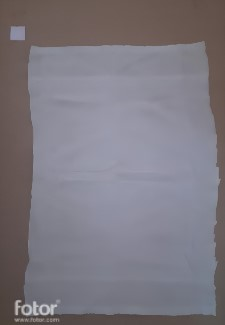
#> input picture start2.jpeg, 225 x 325 px
$ python space_object.py
#> lines starting #> are read from the running program, lines starting #| are printed output that depends on the picture; after the words box and inside, x2 and y2 are one past the last pixel; in counts of white or black regions, pixels touching at a corner belong together; long printed decimals are rounded
"""
Filename: init.py
Usage: This script will measure different objects in the frame using a reference object of known dimension.
The object with known dimension must be the leftmost object.
"""
from scipy.spatial.distance import euclidean
from imutils import perspective
from imutils import contours
import numpy as np
import imutils
import cv2

# Function to show array of images (intermediate results)
def show_images(images):
	for i, img in enumerate(images):
		cv2.imshow("image_" + str(i), img)
	cv2.waitKey(0)
	cv2.destroyAllWindows()

img_path = "start2.jpeg"

# Read image and preprocess
image = cv2.imread(img_path)
#> image is the input picture: shape (325, 225, 3); mean B, G, R 128.8, 120.6, 125

gray = cv2.cvtColor(image, cv2.COLOR_BGR2GRAY)
blur = cv2.GaussianBlur(gray, (9, 9), 0)

edged = cv2.Canny(blur, 50, 100)
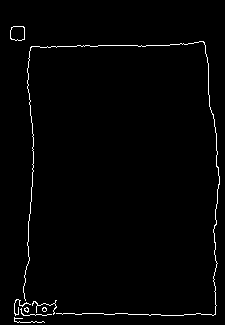
#> edged: shape (325, 225); 1.6% white in thin lines or dots, all inside (x1, y1, x2, y2) = (10, 26, 220, 323)
edged = cv2.dilate(edged, None, iterations=1)
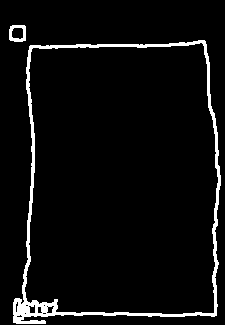
#> edged: shape (325, 225); 5.1% white; 2 white regions, box (x1, y1, x2, y2) and area: (13, 40, 221, 324) 3553, (9, 25, 26, 42) 167
edged = cv2.erode(edged, None, iterations=1)
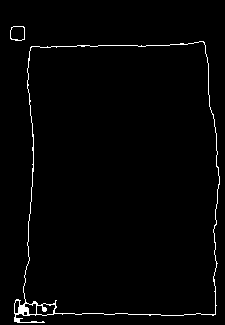
#> edged: shape (325, 225); 1.8% white in thin lines or dots, all inside (x1, y1, x2, y2) = (10, 26, 220, 323)

#show_images([blur, edged])

# Find contours
cnts = cv2.findContours(edged.copy(), cv2.RETR_EXTERNAL, cv2.CHAIN_APPROX_SIMPLE)
#> cnts = 2 contours; box (x1, y1, x2, y2) and area: (14, 41, 220, 323) 49807, (10, 26, 25, 41) 183
cnts = imutils.grab_contours(cnts)

# Sort contours from left to right as leftmost contour is reference object
(cnts, _) = contours.sort_contours(cnts)

# Remove contours which are not large enough
cnts = [x for x in cnts if cv2.contourArea(x) > 100]

cv2.drawContours(image, cnts, -1, (0,255,0), 3)
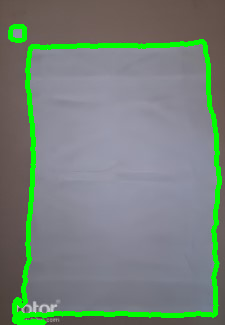
#> image: shape (325, 225, 3); 6.96% of pixels changed, all inside (x1, y1, x2, y2) = (8, 24, 222, 325)
# [9 lines of commented-out code are left out]
if len(cnts)>0:
    ref_object = cnts[0]
#> ref_object = contour of 14 points, box (x1, y1, x2, y2) (10, 26, 25, 41), area 183
    box = cv2.minAreaRect(ref_object)
#> box = ((17, 33), (14, 14), -90)
    box = cv2.boxPoints(box)
#> box = [[24, 40], [10, 40], [10, 26], [24, 26]]
    box = np.array(box, dtype="int")
    box = perspective.order_points(box)
#> box = [[10, 26], [24, 26], [24, 40], [10, 40]]
    (tl, tr, br, bl) = box
#> tl = [10, 26]; tr = [24, 26]; br = [24, 40]; bl = [10, 40]
    dist_in_pixel = euclidean(tl, tr)
#> dist_in_pixel = 14
    dist_in_cm = 2
    pixel_per_cm = dist_in_pixel/dist_in_cm
#> pixel_per_cm = 7

# Draw remaining contours
    for cnt in cnts:
        rect = cv2.minAreaRect(cnt)
        (x, y), (w, h), angle = rect
        object_width = w / pixel_per_cm
        object_height = h / pixel_per_cm
        box = cv2.boxPoints(rect)
        box = np.int0(box)
        cv2.circle(image, (int(x), int(y)), 5, (0, 0, 255), -1)
        cv2.polylines(image, [box], True, (255, 0, 0), 2)
        # [11 lines of commented-out code are left out]
        print(object_width, object_height)
        cv2.putText(image, "{:.1f}cm".format(object_width), (int(x-10), int(y-20)), cv2.FONT_HERSHEY_SIMPLEX, 0.5, (255, 255, 0), 2)
        cv2.putText(image, "{:.1f}cm".format(object_height), (int(x-10), int(y+15)), cv2.FONT_HERSHEY_SIMPLEX, 0.5, (255, 255, 0), 2)
#> this loop made 2 passes
#> (x, y, w, h, angle, object_width, object_height, box) on passes 1 to 2: (17, 33, 14, 14, -90, 2, 2, [[24, 40], [10, 40], [10, 26], [24, 26]]), (116.5, 181.5, 281, 205, -90, 40.14, 29.29, [[219, 322], [14, 322], [14, 41], [219, 41]])
#| 2.0 2.0
#| 40.143 29.286
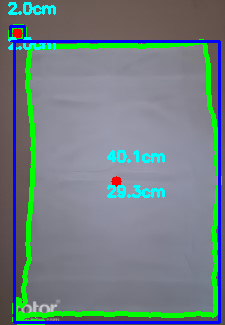
#> image: shape (325, 225, 3); 6.18% of pixels changed, all inside (x1, y1, x2, y2) = (8, 2, 221, 324)


cv2.namedWindow("Resized_Window", cv2.WINDOW_NORMAL)
cv2.resizeWindow("Resized_Window", 450, 600)
cv2.imshow("Resized_Window", image)
show_images([image])
#> the loop in show_images, `for i, img in enumerate(images):` made 1 pass
